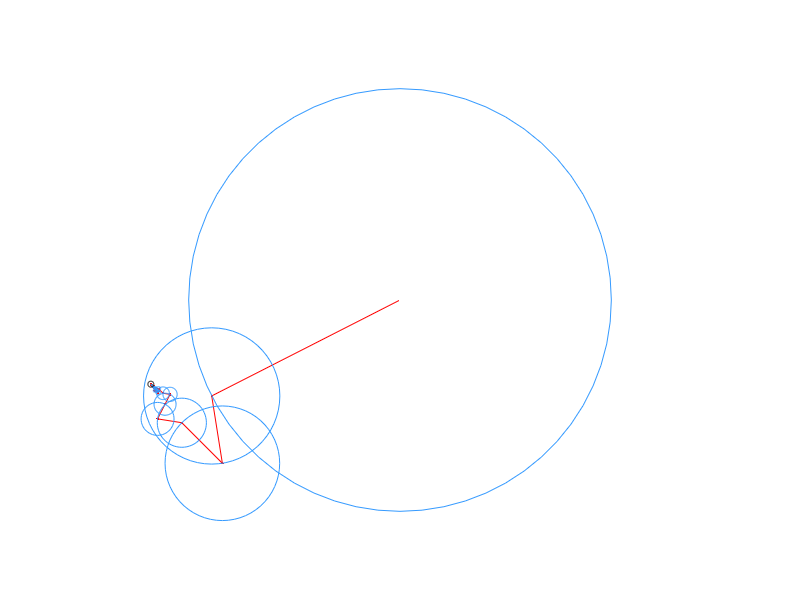

The MATLAB source for this figure: (Note: this script raises an error after producing the figure.)
drawCircles = 1;     % Draw circles or not
drawLines = 1;       % Draw vectors or not
drawDot = 1;         % Draw dot or not
drawFreq = 0;        % Display spectrum
drawText = 0;        % Display used harmonics
createGif = 1;       % Create gif or not
fileName = 'test.gif';
gifSize = 800;       % Pixel size

shiftPoints = 0;        %Move the starting point
switchDirection = 1;    %Reverse the drawing direction

Np = 500;            % Number of spatial points
harm = 200;          % Number of harmonic freq*2

dt = 2*pi/Np;        % discretization size 
t  = 0:dt:(6*pi);    % utilized t range

%------ Input ------%

% Pattern %
x = [0 1 1 2 2 3 3 2 2 3 3 2 2 1 1 0 0 1 1 0];
y = [0 0 1 1 0 0 1 1 2 2 3 3 2 2 3 3 2 2 1 1];

% Square %
%x = [ 0 5 5 0];
%y = [ 0 0 5 5];

% Moore curve %
%points = transpose(mooreCurve(4));
%x = points(1,:);
%y = points(2,:);


% Read coordinates from file % example format: 1.23,-1.23
%filename = 'test.svg';
%textstr = fileread(filename);
%pair = regexp(textstr,'[\d.]+,[\d.]+','match');
%x = [];
%y =[];

%for i=1:length(pair)
%    split = str2num(pair{i});
%    x = [x split(1)];
%    y = [y -split(2)];
%end


%------ Normalize data ------%

n = 1;%counter
size = max(abs(max(x)-min(x)),abs(max(y)-min(y)))*0.6;          % Windowsize
xsize = abs(max(x) - min(x))
ysize = abs(max(y) - min(y))
centerx = (max(x)+min(x))/2;
centery = (max(y)+min(y))/2;
x = x - (max(x)+min(x))/2;
y = y - (max(y)+min(y))/2;

%------ Calculating part of the program ------%

freq = [-harm:harm];
freq(harm+1) = [];
coef = zeros(1,harm*2);
c = x + 1i*y;

%remove dup points
j=1;
while j<length(c)
    if c(j) == c(j+1)
       c(j+1) = [];
       disp(j);
    else
        j= j+1;
    end
end
if c(1)==c(end)
    c(end)=[];
end

% Data preparation
if switchDirection
    c = fliplr(c);
end
c = circshift(c,shiftPoints);

lengths = abs(diff([c c(1)]));
tot_lenght = sum(lengths)
cum_lengths = [0 cumsum(lengths)];
p = length(lengths);
offset = 0;

% Calculating coeficients
for j=1:p
    prev = mod(j-2,p)+1;
    next = mod(j,p)+1;
    coef =  coef +  exp(-1i*2*pi*freq*cum_lengths(j)/tot_lenght) * ...
                ( ( c(j)-c(prev) )/( mod(cum_lengths(j)-cum_lengths(prev),tot_lenght) ) - ...
                  ( c(next)-c(j) )/( cum_lengths(j+1)-cum_lengths(j) ) ) ;
    offset=offset+ (cum_lengths(j+1)-cum_lengths(j))*(c(next)+c(j))/2;
end
coef = tot_lenght./(2*pi*freq).^2 .*coef;
offset = offset/tot_lenght;

xoffset = real(offset) - centerx;
yoffset = imag(offset) - centery;

Amp = abs(coef);
Phase = angle(coef);

strrep(mat2str(Amp.'),';',',')
strrep(mat2str(Phase.'),';',',')

%------Drawing part of the program ------%
%Draw spectrum
if drawFreq
    f2=figure(2);
    clf;
    stem(freq,Amp);
end

%Animate epicycles
f1=figure(1);
clf;
xlim([-size size]); ylim([-size size]);
axis square;axis off;set(gcf,'color','none');
set(f1, 'Position', [0 0 gifSize gifSize]);
if drawText==1
    text(-size+size/10,-size+size/10,strcat('Harm.freq.: ',num2str(-harm),{' to '},num2str(harm)));
end
set(gca,'position',[0 0 1 1],'units','normalized');

handleLines = line(0,0,'Color','r','LineWidth',0.5);
handleDrawing = line(0,0,'Color','white','LineWidth',1.0);
for i=1:harm*2
   handleCircles(i) = rectangle('Position',[0 0 0 0],'Curvature',[1 1],'EdgeColor',[0.2 0.6 1]','LineWidth',0.5); 
end   
handleDot = rectangle('Position',[0 0 0 0],'Curvature',[1 1],'EdgeColor','black','LineWidth',0.01,'FaceColor','white');

lines = zeros(2,2*harm+1);
for i=1:2*harm+1
   lines(:,i) = [real(offset);imag(offset)] ;
end
drawing=[];
dotsize = size/gifSize * 8;

for i=1:length(t)
 
    pos = [real(offset);imag(offset)];
    
    for j=1:length(Amp)
        if mod(j,2)==0
            p = length(Amp)/2-(j/2-1);
        else
            p = length(Amp)/2+(j+1)/2;
        end    
        if drawCircles == 1 && (n == 1 || mod(n,2)==0 || ~createGif)
            set(handleCircles(j),'Position',[transpose(pos)-Amp(p) 2*Amp(p) 2*Amp(p)]);
        end
        pos=pos + Amp(p)*[cos(t(i)*freq(p)+Phase(p)) ;sin(t(i)*freq(p)+Phase(p))];
        lines(:,j+1)=pos;
        
    end
    
    if i>=Np+2
            drawing=cat(2,drawing,pos);
    end
    
    if drawDot
            set(handleDot,'Position',[transpose(pos)-dotsize dotsize*2 dotsize*2]);
    end
    
    %Gif creation
    if createGif  
      if n == 1 || mod(n,2)==0
            if drawLines == 1
                set(handleLines,'XData',lines(1,:),'YData',lines(2,:));
            end
            if length(drawing) > 1
                set(handleDrawing,'XData',drawing(1,:),'YData',drawing(2,:));
            end
            frame = getframe(1);
            im = frame2im(frame);
            [imind,cm] = rgb2ind(im,256);
            
            if n == 1
                imwrite(imind,cm,fileName,'gif', 'Loopcount',inf,'DelayTime',0.05);
            else
                imwrite(imind,cm,fileName,'gif','WriteMode','append','DelayTime',0.05);
            end
      end 
      n = n+1;
    else
        %Just drawing
        if drawLines == 1
            set(handleLines,'XData',lines(1,:),'YData',lines(2,:));
        end
        if i<Np+2
            drawing=cat(2,drawing,pos);
            set(handleDrawing,'XData',drawing(1,:),'YData',drawing(2,:));
        end
        drawnow;
    end
end